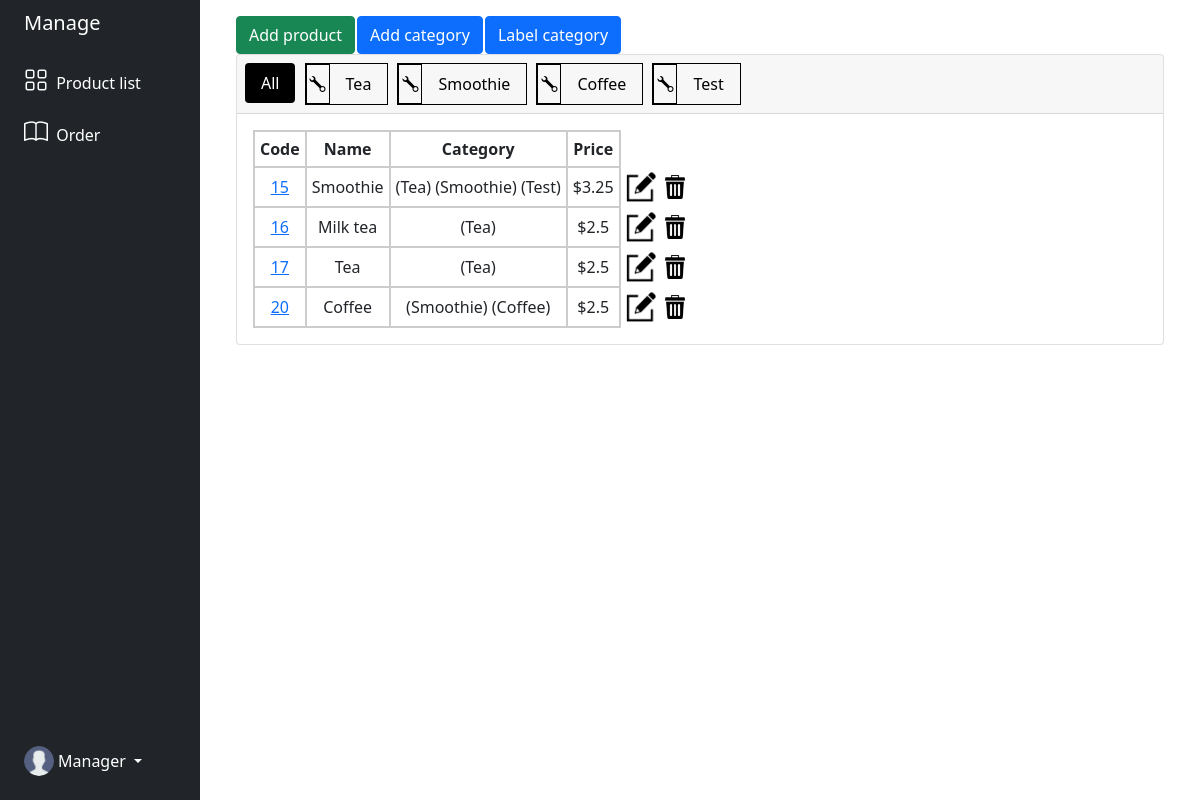
The app's page /manage/product-list/ (signed in) with its own data.
### pos_app/models.py (models this page shows, shortened)
class Category(models.Model):
    name = models.CharField(max_length=40, verbose_name="Category")
    def __str__(self):
        return self.name

class Product(models.Model):
    name = models.CharField(max_length=100, verbose_name=('Product name'))
    description = models.TextField(blank=True, verbose_name=('Description'))
    price = models.FloatField(verbose_name=('Price'))
    categories = models.ManyToManyField(Category, blank=True)
    image = models.ImageField(upload_to='images/%Y/', verbose_name="Image", blank=True)
    deleted = models.BooleanField(default=False)
    def get_edit_product_detail_url(self):
        return reverse('pos_app:edit_product_detail', kwargs={'pk': self.pk})
    def get_mark_deleted_url(self):
        return reverse('pos_app:mark_product_deleted', kwargs={'pk': self.pk})

### pos_app/views.py (the view, shortened to what this page needs)
# urls.py: path('manage/product-list/', views.product_list, name="manage_product_list"),
def product_list(request):
    if not request.user.is_staff:
        return HttpResponse("Access denied!")
    category_list = Category.objects.all()
    if request.method == "GET":
        filter_category_name = request.GET.get('category')
        if filter_category_name is None:
            product_list = Product.objects.filter(deleted=False)
        else:
            product_list = Product.objects.filter(categories__name=filter_category_name, deleted=False)
    context_data = {
        'product_list': product_list,
        'category_list': category_list,
        'filter_category_name': filter_category_name,
    }
    return render(request, "manage/product-list.html", context=context_data)

### templates/manage/product-list.html (shortened to what this page needs)
{% extends 'manage/base.html' %}
{% load static %}
{% block body_block %}
<div class="container">
    <form method="POST">
        <div style="display: flex;">
            <a href="{% url 'pos_app:add_product' %}"><button type="button" class="btn btn-success">Add product</button></a>
            <div style="margin-left: 2px;">
                <a href="{% url 'pos_app:add-category' %}"> <button type="button" id="Mybtn" class="btn btn-primary">Add category</button> </a>
            </div>
            <div style="margin-left: 2px;">
                <button type="button" id="Mybtn-2" class="btn btn-primary">Label category</button>
            </div>
        </div>
        <class class="card text-center">
            <div class="card-header">
            <ul class="nav nav-pills card-header-pills">
                <li class="nav-item" style="margin-right: 1%;">
                    {% if filter_category_name is None %}
                    <div style="display: flex;">
                        <a style="background-color: black; color: white;" class="nav-link cat-btn" href="{% url 'pos_app:manage_product_list' %}">All</a>
                    </div>
                    {% else %}
                    <a href="{% url 'pos_app:manage_product_list' %}" class="nav-link cat-btn" href="">All</a>
                    {% endif %}
                </li>
                {% for category in category_list %}
                <li class="nav-item" style="margin-right: 1%;">
                    {% if filter_category_name == category.name %}
                    <div style="display: flex; border: 1px solid black;">
                        <a  class="modify-btn" href={{category.get_modify_url}}>
                            <i class="bi bi-wrench"></i>
                        </a>
                        <a  class="nav-link selected-cat-btn" href="{% url 'pos_app:manage_product_list' %}?category={{category}}">{{category}}</a>
                    </div>
                    {% else %}
                    <div style="display: flex; border: 1px solid black;">
                        <a  class="modify-btn" href={{category.get_modify_url}}>
                                    <i class="bi bi-wrench"></i>
                        </a>
                        <a class="nav-link cat-btn" href="{% url 'pos_app:manage_product_list' %}?category={{category}}">{{category}}</a>
                    </div>
                    {% endif %}
                </li>
                {% endfor %}
            </ul>
            </div>
            <div class="card-body">
                <table class="order-table">
                    <th>Code</th>
                    <th>Name</th>
                    <th>Category</th>
                    <th>Price</th>
                <form action="POST" id="MyForm-3">
                {% for product in product_list %}
                    <tr>
                        <td><a href="{{product.get_detail_view_url}}">{{product.pk}}</a></td>
                        <td>{{product.name}}</td>
                        {% if product.categories.all %}
                        <td>
                            {% for category in product.categories.all %}
                            ({{category}})
                            {% endfor %}
                        </td>
                        {% else %}
                        <td>Undefined</td>
                        {% endif %}
                        <td>${{product.price}}</td>
                        <td class="handle"  style="border: none;">
                            <a href="{{product.get_edit_product_detail_url}}"><img style="width: 30px;" src="{% static 'edit-icon.jpg' %}" alt=""></a>
                            <a class="del-product-btn" href="{{product.get_mark_deleted_url}}"><img style="width: 30px;" src="{% static 'del-icon.jpg' %}" alt=""></a>
                        </td>
                    </tr>
                {% endfor %}
                </form>
                </table>
            </div>
        </class>
    </form>
</div>
    {% endblock %}

### static/custom_css/manage.css (style rules this page uses)
th { text-align: center; padding: 5px; border: solid 2px #ccc; }
td { border: solid 2px #ccc; padding: 5px; text-align: center; }
body { font-family: "Segoe UI", Tahoma, Geneva, Verdana, sans-serif; }
.cat-btn { color: black; text-decoration: none; }
.modify-btn { padding: 0 3px 0 3px; justify-content: center; border: 1px solid black; display: flex; flex-direction: column; cursor: pointer; color: black; }

### records on screen
Category: name "Tea"
Category: name "Smoothie"
Category: name "Coffee"
Category: name "Test"
Product: pk "15", name "Smoothie", price "3.25"
Product: pk "16", name "Milk tea", price "2.5"
Product: pk "17", name "Tea", price "2.5"
Product: pk "20", name "Coffee", price "2.5"
